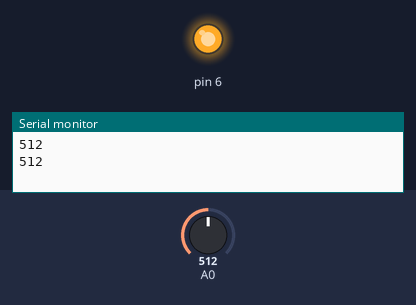
Bench run of a sketch on a simulated Arduino Uno, built with avr-gcc and run on an emulated ATmega328P. Shown: output pins drawn as LEDs (lit = HIGH), the last lines printed to the serial monitor. The inputs (shaded band) are chosen by the test bench; at power-on: A0 = 512.

Above: at 1.8 s.
1.9 s: A0 set to 739
3.4 s: A0 set to 760
At 4.9 s:
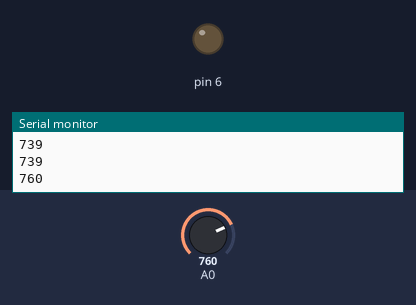
5.5 s: A0 set to 740
At 6.5 s:
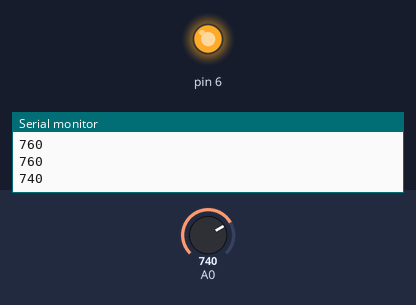
7.5 s: A0 set to 900
At 9.2 s:
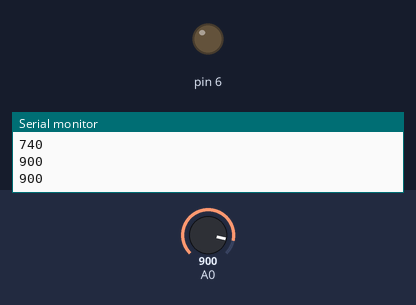
Timing chart, 0 to 10.5 s (numbered marks = the images above; inputs shaded):
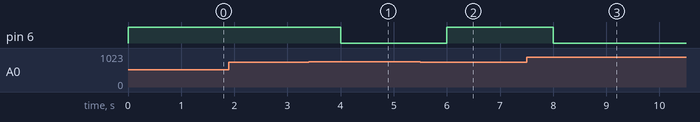

The sketch:

sketch_feb26b.ino
```cpp
void setup() {
  // initialize serial communication at 9600 bits per second:
  Serial.begin(9600);
  pinMode(A0, INPUT);
  pinMode(6, OUTPUT);
  digitalWrite(6, HIGH);
}

// the loop routine runs over and over again forever:
void loop() {
  // read the input on analog pin 0:
  int sensorValue = analogRead(A0);
  // print out the value you read:
  Serial.println(sensorValue);
  if(sensorValue > 750)
  {
    digitalWrite(6, LOW);
  }
  else
  {
    digitalWrite(6, HIGH);
  }
  delay(1000);        // delay in between reads for stability
}
```

Measured:
- the behaviour switches between 750 and 751 on A0 (found by bisection; images 0 and 1)
- after the input at 3.4 s, pin 6: HIGH → LOW after 0.60 s
- after the input at 5.5 s, pin 6: LOW → HIGH after 0.50 s
- after the input at 7.5 s, pin 6: HIGH → LOW after 0.50 s
